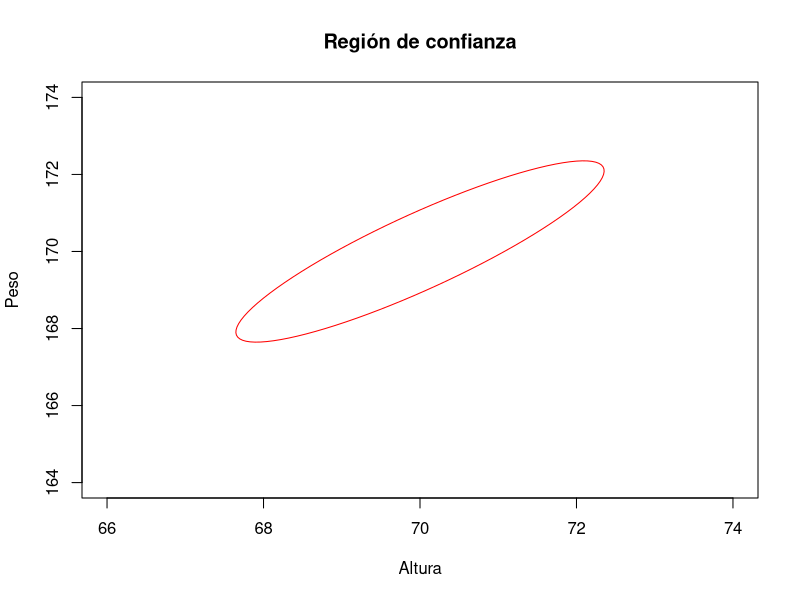

Write R code to recreate this figure. (Note: this script raises an error after producing the figure.)
mu0=matrix(c(70,170), nrow=2, ncol=1) # Valor de mu para la hipótesis nula
X=matrix(c(71.45, 164.7), nrow = 2, ncol = 1) # Vector de medias muestral
Sn=matrix(c(14.576,128.88,128.88,1441.2653),nrow=2,ncol=2) # Matriz de cuasi-covarianzas muestral
p=2
N=20
n=N-1
r12=0.889 # Coeficiente de correlación muestral

# Estadístico de contraste para Sigma desconocida:
t=20*t(X-mu0)%*%solve(Sn)%*%(X-mu0)
t

# Valores de comparación teóricos bajo H0 para distintos niveles de significación
f01=qf(0.1, 2, 18, lower.tail = FALSE)*38/18 # alpha=0.1
f005=qf(0.05, 2, 18, lower.tail = FALSE)*38/18 # alpha=0.05
f001=qf(0.01, 2, 18, lower.tail = FALSE)*38/18 # alpha=0.01

f01
f005
f001

library("ellipse")

e1<-ellipse(x=r12, centre=as.vector(mu0), t=sqrt(f01))
plot(e1, type='l', xlim=c(66,74), ylim=c(164,174), col="red", xlab="Altura", ylab="Peso", main="Región de confianza")
points(x=c(as.vector(mu0)[1], as.vector(X)[1]), y=c(as.vector(mu0)[2], as.vector(x)[2]), pch=20)
text(x=c(as.vector(mu0)[1], as.vector(X)[1]), y=c(as.vector(mu0)[2], as.vector(x)[2]), pos=2, offset=0.3, labels=c('mu0', 'x'), cex=0.7, font=2)

e2<-ellipse(x=r12, centre=as.vector(mu0), t=sqrt(f005))
plot(e2, type='l', xlim=c(66,74), ylim=c(164,174), col="red", xlab="Altura", ylab="Peso", main="Región de confianza")
points(x=c(as.vector(mu0)[1], as.vector(X)[1]), y=c(as.vector(mu0)[2], as.vector(x)[2]), pch=20)
text(x=c(as.vector(mu0)[1], as.vector(X)[1]), y=c(as.vector(mu0)[2], as.vector(x)[2]), pos=2, offset=0.3, labels=c('mu0', 'x'), cex=0.7, font=2)

e3<-ellipse(x=r12, centre=as.vector(mu0), t=sqrt(f001))
plot(e3, type='l', xlim=c(66,74), ylim=c(164,174), col="red", xlab="Altura", ylab="Peso", main="Región de confianza")
points(x=c(as.vector(mu0)[1], as.vector(X)[1]), y=c(as.vector(mu0)[2], as.vector(x)[2]), pch=20)
text(x=c(as.vector(mu0)[1], as.vector(X)[1]), y=c(as.vector(mu0)[2], as.vector(x)[2]), pos=2, offset=0.3, labels=c('mu0', 'x'), cex=0.7, font=2)

# Representaciones para Sigma conocida
Sigma=matrix(c(20,200,200,1000),nrow = 2, ncol = 2)
Sigma
eigen(Sigma)

# Estadístico de contraste para Sigma conocida
u=20*t(X-mu0)%*%solve(Sigma)%*%(X-mu0)
u
s=solve(Sigma)

eigen(s)

st(X-mu0)%*%solve(Sigma)
